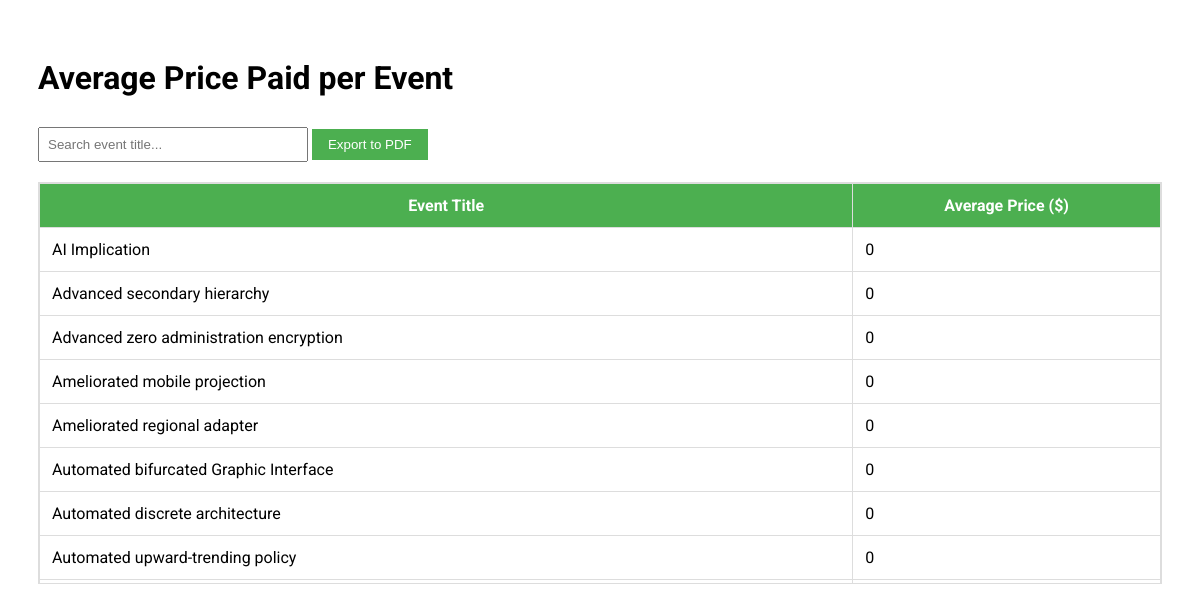
The page /events/average-price/ on the database its author committed.
### event_app/models.py (models this page shows, shortened)
class Event_management(models.Model):
    CAMPUS_CHOICES = [
        ('Nyarugenge Campus', 'Nyarugenge Campus: College of Science and Technology (CST)'),
        ('Gikondo Campus', 'Gikondo Campus: College of Business and Economics (CBE)'),
        ('Remera Campus', 'Remera Campus: College of Medicine and Health Sciences (CMHS)'),
        ('Huye Campus', 'Huye Campus'),
        ('Busogo Campus', 'Busogo Campus: College of Agriculture, Animal Sciences and Veterinary Medicine (CAVM)'),
        ('Nyagatare Campus', 'Nyagatare Campus'),
        ('Rukara Campus', 'Rukara Campus: College of Education (CE)'),
        ('Rusizi Campus', 'Rusizi Campus'),
        ('Rwamagana Campus', 'Rwamagana Campus'),
        ('Rubirizi Campus', 'Rubirizi Campus'),
        ('Nyamishaba Campus', 'Nyamishaba Campus'),
        ('Kicukiro Campus', 'Kicukiro Campus'),
        ('Kavumu Campus', 'Kavumu Campus'),
        ('Tumba Campus', 'Tumba Campus'),
    ]
    title = models.CharField(max_length=100)
    description = models.TextField()
    start_date = models.DateField()
    end_date = models.DateField()
    location = models.CharField(
        max_length=100,
        choices=CAMPUS_CHOICES,
        default='Nyarugenge Campus',
        verbose_name="Event Location (Campus)"
    )
    category = models.ForeignKey(Category, on_delete=models.CASCADE)
    is_free = models.BooleanField(default=True)
    price = models.DecimalField(max_digits=8, decimal_places=2, default=0.00)
    image = models.ImageField(upload_to='events/', blank=True, null=True)
    available_tickets = models.PositiveIntegerField(default=0)

### event_app/views.py (the view)
# urls.py: path('events/average-price/', views.average_price_per_event, name='average_price_per_event'),
def average_price_per_event(request):
    average_prices = Event_management.objects.values('title').annotate(avg_price=Avg('price'))
    return render(request, 'average_price.html', {'average_prices': average_prices})

### event_app/templates/average_price.html (shortened to what this page needs)
<!DOCTYPE html>
<html lang="en">
<head>
</head>
<body>
    <h1>Average Price Paid per Event</h1>
    <input type="text" id="searchInput" placeholder="Search event title...">
    <button onclick="exportToPDF()">Export to PDF</button>
    <div class="table-container">
        <table id="priceTable">
            <thead>
                <tr>
                    <th>Event Title</th>
                    <th>Average Price ($)</th>
                </tr>
            </thead>
            <tbody>
                {% for event in average_prices %}
                    <tr>
                        <td>{{ event.title }}</td>
                        <td>{{ event.avg_price }}</td>
                    </tr>
                {% empty %}
                    <tr>
                        <td colspan="2">No events found.</td>
                    </tr>
                {% endfor %}
            </tbody>
        </table>
    </div>
</body>
</html>

### event_app/templates/average_price.html (style rules this page uses)
body { font-family: 'Roboto', sans-serif; padding: 30px; }
.table-container { max-height: 400px; overflow-y: auto; margin-top: 20px; border: 1px solid #ddd; }
table { border-collapse: collapse; width: 100%; }
th, td { border: 1px solid #ddd; padding: 12px; background-color: white; }
th { position: sticky; top: 0; background-color: #4CAF50; color: white; z-index: 2; }
input[type="text"] { padding: 8px; width: 250px; }
button { margin-top: 10px; padding: 8px 16px; background-color: #4CAF50; color: white; border: none; cursor: pointer; }

### rows shown on the page
Event_management: title "AI Implication", avg_price "0"
Event_management: title "Advanced secondary hierarchy", avg_price "0"
Event_management: title "Advanced zero administration encryption", avg_price "0"
Event_management: title "Ameliorated mobile projection", avg_price "0"
Event_management: title "Ameliorated regional adapter", avg_price "0"
Event_management: title "Automated bifurcated Graphic Interface", avg_price "0"
Event_management: title "Automated discrete architecture", avg_price "0"
Event_management: title "Automated upward-trending policy", avg_price "0"
